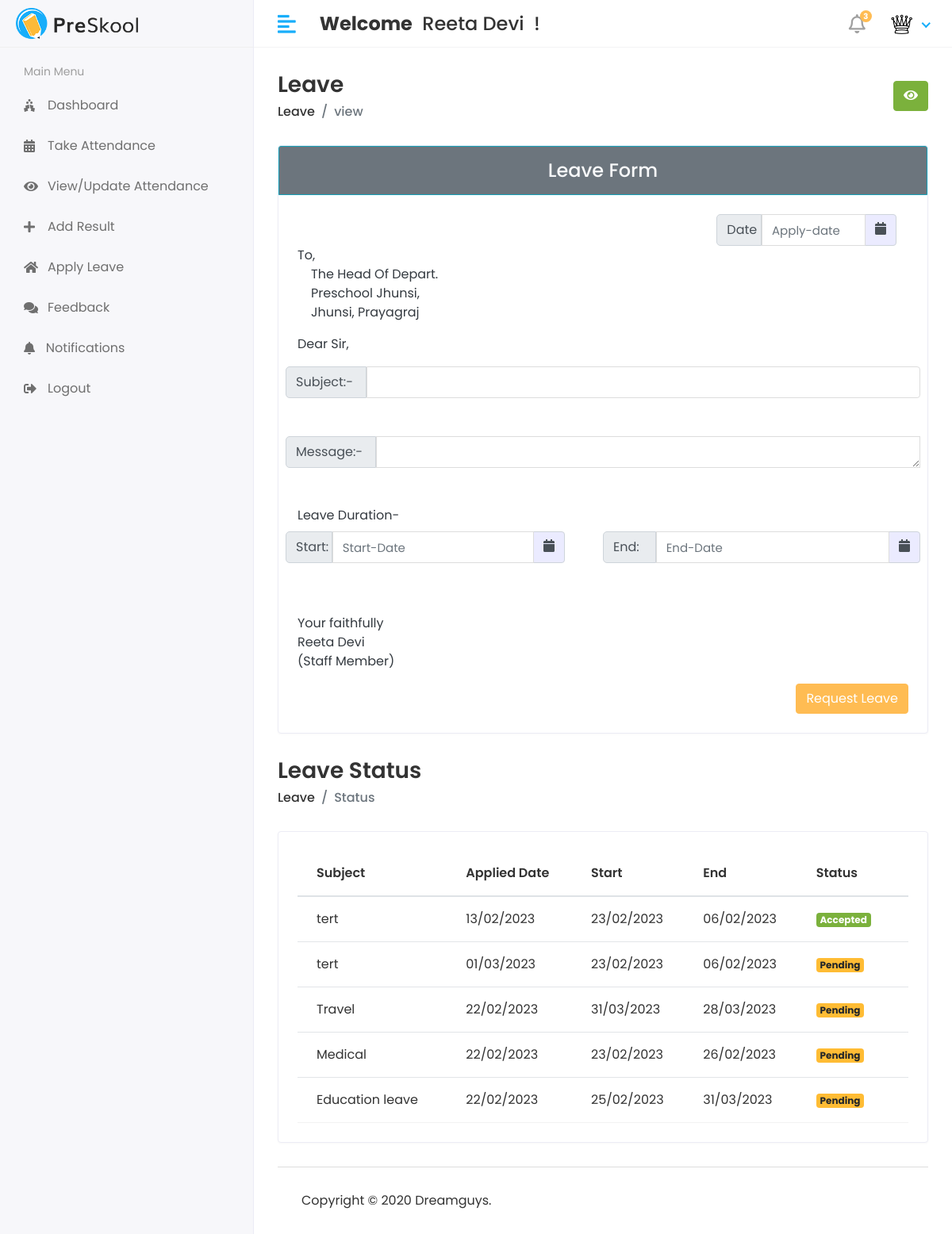
The page /Staff/Leave/apply (signed in) on the database as committed earlier.
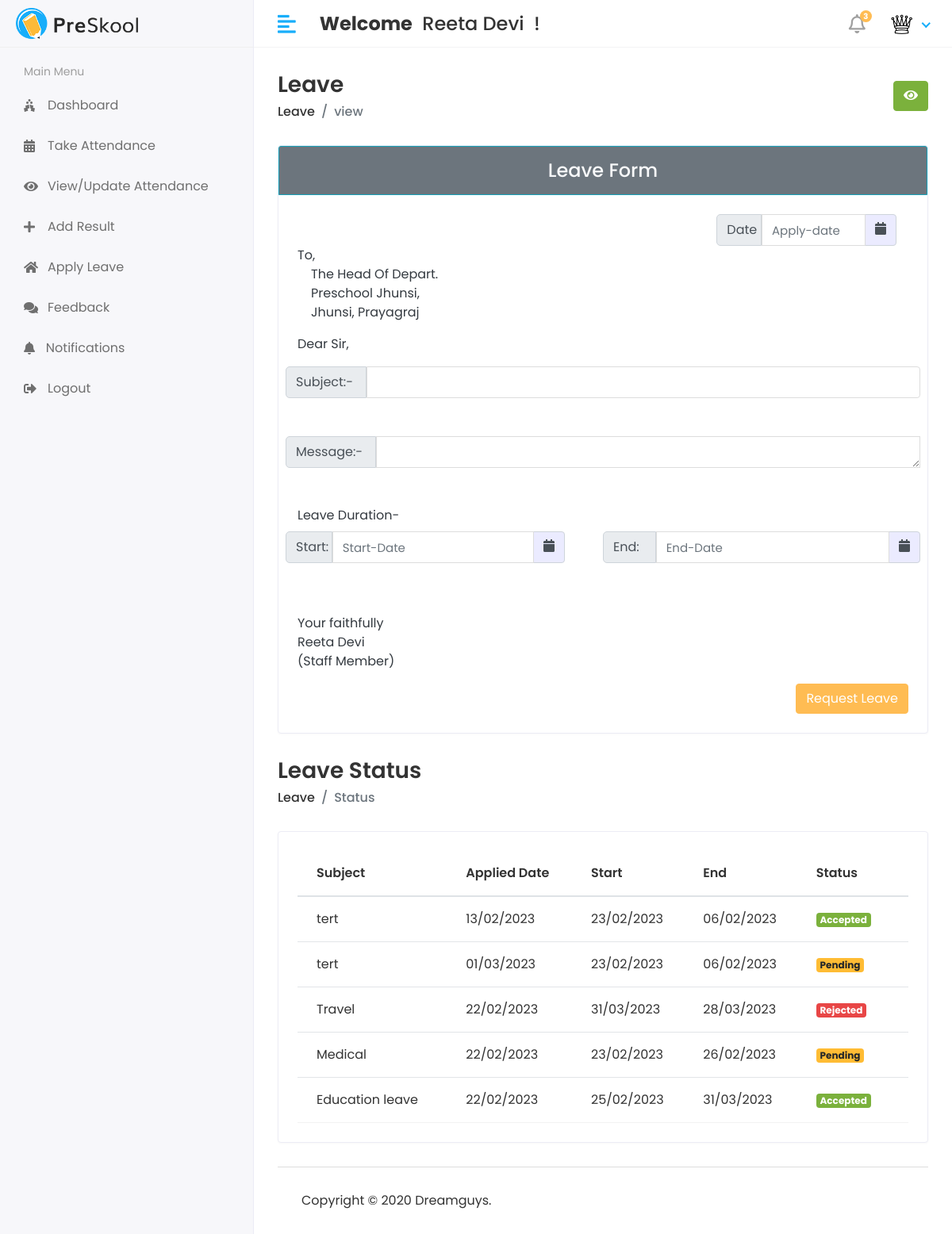
The same page on the database as committed later.
### myApp/models.py (models this page shows, shortened)
class LeaveRequest(models.Model):
  objects = None
  staff_name = models.ForeignKey(Staff, on_delete=models.CASCADE)
  leave_apply_date = models.CharField(max_length=50)
  leave_from = models.CharField(max_length=50)
  leave_to = models.CharField(max_length=50)
  subject = models.CharField(max_length=200)
  message = models.TextField()
  status = models.IntegerField(null=True, default=0)
  created_at = models.DateTimeField(auto_now_add=True)

### StudentManagementProject/Staff_Views.py (the view, shortened to what this page needs)
def apply_leave(request):
  staffs = Staff.objects.filter(admin=request.user.id)
  for i in staffs:
    staff_id = i.id
    leave_status = LeaveRequest.objects.filter(staff_name=staff_id)
    context = {
      "leave_status": leave_status
    }
    return render(request, "Staff/applyLeave.html", context)

### templates/Staff/applyLeave.html (shortened to what the changed rows need)
{% extends 'base.html' %}
{% block content %}
<div class="row">
  <div class="col-sm-12">
    <div class="card card-table">
      <div class="card-body">
        <div class="table-responsive">
          <table id="table_id" class="table table-hover table-center mb-0">
            <thead>
            <tr>
              <th>Subject</th>
              <th>Applied Date</th>
              <th>Start</th>
              <th>End</th>
              <th>Status</th>
            </tr>
            </thead>
            <tbody>
            {% for i in leave_status %}
            <tr>
              <td>{{i.subject}}</td>
              <td>{{i.leave_apply_date}}</td>
              <td>{{i.leave_from}}</td>
              <td>{{i.leave_to}}</td>
              <td>
                {% if i.status == 0 %}
                <span class="badge badge-warning">Pending</span>
                {% elif i.status == 1 %}
                <span class="badge badge-success">Accepted</span>
                {% else %}
                <span class="badge badge-danger">Rejected</span>
                {% endif %}
              </td>
            </tr>
            {% endfor %}
            </tbody>
          </table>
        </div>
      </div>
    </div>
  </div>
</div>
{% endblock %}

Rows that differ between the two databases and show on the page:
changed LeaveRequest "Travel": status "Pending" → "Rejected"
changed LeaveRequest "Education leave": status "Pending" → "Accepted"
